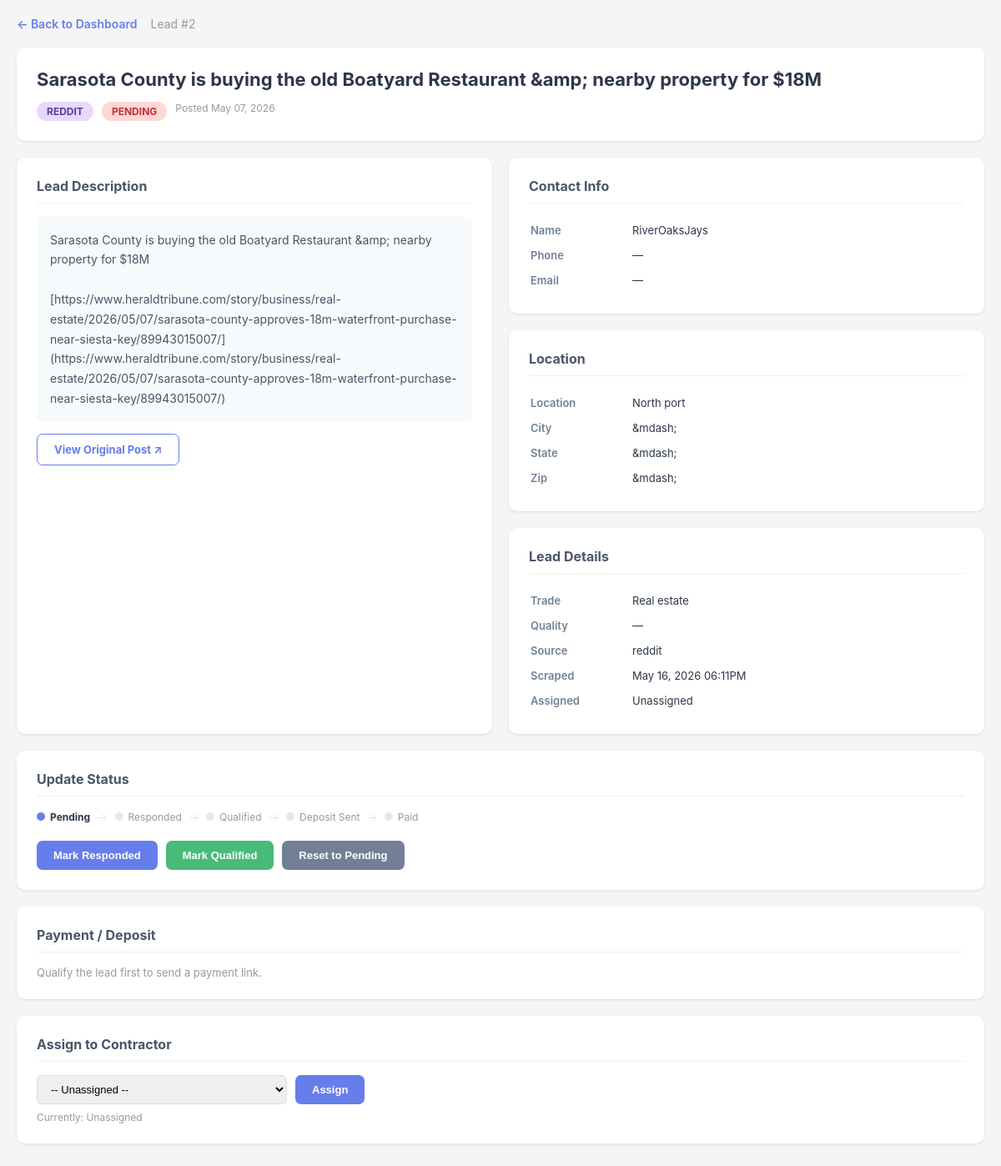
/lead/2 (signed in), run on the app's committed database.
### app.py (models this page shows)
class Lead(db.Model):
    __tablename__ = "leads"
    id = db.Column(db.Integer, primary_key=True)
    source = db.Column(db.String(100), index=True)  # reddit, facebook, craigslist, duckduckgo
    source_url = db.Column(db.String(1000))
    keyword = db.Column(db.String(200), index=True)  # electrician, plumber, contractor
    title = db.Column(db.String(500))
    description = db.Column(db.Text)
    post_text = db.Column(db.Text)  # Full original post
    customer_name = db.Column(db.String(255))
    phone = db.Column(db.String(50))
    email = db.Column(db.String(255))
    location = db.Column(db.String(255), index=True)
    city = db.Column(db.String(200))
    state = db.Column(db.String(10))
    zip_code = db.Column(db.String(10))
    lat = db.Column(db.Float, index=True)
    lon = db.Column(db.Float, index=True)
    urgency = db.Column(db.String(50))  # ASAP, this week, flexible
    quality_score = db.Column(db.Float)  # AI-determined quality (0-1)
    active = db.Column(db.Boolean, default=True, index=True)
    assigned_to = db.Column(db.Integer, db.ForeignKey("user.id"), nullable=True)
    status = db.Column(db.String(50), default="new", index=True)  # new, assigned, contacted, closed
    response_status = db.Column(db.String(50), default="pending", index=True)  # pending, responded, qualified, deposit_sent, deposit_paid
    review_status = db.Column(db.String(20), default="pending", index=True)  # pending, approved, rejected
    deposit_amount = db.Column(db.Float)
    deposit_paid_at = db.Column(db.DateTime)
    deposit_payment_link = db.Column(db.String(1000))
    stripe_session_id = db.Column(db.String(255))
    posted_at = db.Column(db.DateTime)  # When customer posted
    scraped_at = db.Column(db.DateTime, default=datetime.utcnow, index=True)
    assigned_at = db.Column(db.DateTime)
    ai_processed = db.Column(db.Boolean, default=False)
    ai_extracted_data = db.Column(db.JSON)  # Full AI extraction results

### app.py (the view)
@app.route("/lead/<int:lead_id>")
@login_required
def view_lead(lead_id):
    user = User.query.get(session["user_id"])
    lead = Lead.query.get_or_404(lead_id)
    if user.email != "admin@contractor.app" and lead.assigned_to != user.id:
        return jsonify({"error": "Unauthorized"}), 403
    return render_template("lead_review.html", lead=lead, user=user)

### app.py (called while the page is built)
def login_required(f):
    @wraps(f)
    def decorated_function(*args, **kwargs):
        if "user_id" not in session:
            return redirect(url_for("login"))
        return f(*args, **kwargs)
    return decorated_function

### templates/lead_review.html (shortened to what this page needs)
<!DOCTYPE html>
<html>
<head>
</head>
<body>
<div class="topbar">
    <a href="/dashboard" class="back-btn">&#8592; Back to Dashboard</a>
    <span class="lead-id">Lead #{{ lead.id }}</span>
</div>
<div class="card">
    <div class="lead-title">{{ lead.title or 'Untitled Lead' }}</div>
    <div class="lead-meta">
        {% if lead.source %}<span class="badge source">{{ lead.source }}</span>{% endif %}
        <span class="badge {{ (lead.response_status or 'pending')|replace('_', '-') }}">
            {{ (lead.response_status or 'pending')|replace('_', ' ')|title }}
        </span>
        {% if lead.posted_at %}
            <span style="font-size:12px;color:#999">Posted {{ lead.posted_at.strftime('%b %d, %Y') }}</span>
        {% endif %}
    </div>
</div>
<div class="two-col">
    <div class="card">
        <h2>Lead Description</h2>
        {% if lead.description or lead.post_text %}
            <div class="post-text">{{ lead.post_text or lead.description }}</div>
        {% else %}
            <p style="color:#999;font-size:13px">No description available.</p>
        {% endif %}
        {% if lead.source_url %}
            <div style="margin-top:14px">
                <a href="{{ lead.source_url }}" target="_blank" class="btn btn-outline" style="text-decoration:none;display:inline-block">View Original Post &#8599;</a>
            </div>
        {% endif %}
    </div>
    <div>
        <div class="card">
            <h2>Contact Info</h2>
            <table class="info-table">
                <tr><td>Name</td><td>{{ lead.customer_name or '&mdash;' }}</td></tr>
                <tr><td>Phone</td><td>
                    {% if lead.phone %}<a href="tel:{{ lead.phone }}" style="color:#667eea">{{ lead.phone }}</a>
                    {% else %}&mdash;{% endif %}
                </td></tr>
                <tr><td>Email</td><td>
                    {% if lead.email %}<a href="mailto:{{ lead.email }}" style="color:#667eea">{{ lead.email }}</a>
                    {% else %}&mdash;{% endif %}
                </td></tr>
            </table>
        </div>
        <div class="card">
            <h2>Location</h2>
            <table class="info-table">
                <tr><td>Location</td><td>{{ lead.location or '&mdash;' }}</td></tr>
                <tr><td>City</td><td>{{ lead.city or '&mdash;' }}</td></tr>
                <tr><td>State</td><td>{{ lead.state or '&mdash;' }}</td></tr>
                <tr><td>Zip</td><td>{{ lead.zip_code or '&mdash;' }}</td></tr>
            </table>
        </div>
        <div class="card">
            <h2>Lead Details</h2>
            <table class="info-table">
                <tr><td>Trade</td><td>{{ lead.detected_trade or lead.keyword or '&mdash;' }}</td></tr>
                <tr><td>Quality</td><td>
                    {% if lead.quality_score %}{{ "%.0f"|format(lead.quality_score * 100) }}%
                    {% else %}&mdash;{% endif %}
                </td></tr>
                <tr><td>Source</td><td>{{ lead.source or '&mdash;' }}</td></tr>
                <tr><td>Scraped</td><td>{{ lead.scraped_at.strftime('%b %d, %Y %I:%M%p') if lead.scraped_at else '&mdash;' }}</td></tr>
                <tr><td>Assigned</td><td>{{ lead.assigned_to or 'Unassigned' }}</td></tr>
            </table>
        </div>
    </div>
</div>
<div class="card">
    <h2>Update Status</h2>
    <div class="status-flow" style="margin-bottom:20px">
        {% set statuses = [('pending','Pending'), ('responded','Responded'), ('qualified','Qualified'), ('deposit_sent','Deposit Sent'), ('deposit_paid','Paid')] %}
        {% set current = lead.response_status or 'pending' %}
        {% set order = ['pending','responded','qualified','deposit_sent','deposit_paid'] %}
        {% set current_idx = order.index(current) if current in order else 0 %}
        {% for val, label in statuses %}
            {% set idx = loop.index0 %}
            <div class="status-step">
                <div class="status-dot {% if idx < current_idx %}done{% elif idx == current_idx %}active{% endif %}"></div>
                <span class="status-label {% if idx == current_idx %}active{% endif %}">{{ label }}</span>
            </div>
            {% if not loop.last %}<span class="status-arrow">&#8594;</span>{% endif %}
        {% endfor %}
    </div>
    <div class="btn-row">
        {% set rs = lead.response_status or 'pending' %}
        {% if rs in ['pending'] %}
            <button class="btn btn-blue" onclick="updateStatus('responded')">Mark Responded</button>
        {% endif %}
        {% if rs in ['pending', 'responded'] %}
            <button class="btn btn-green" onclick="updateStatus('qualified')">Mark Qualified</button>
        {% endif %}
        {% if rs in ['pending', 'responded', 'qualified', 'deposit_sent'] %}
            <button class="btn btn-gray" onclick="updateStatus('pending')">Reset to Pending</button>
        {% endif %}
    </div>
</div>
<div class="card">
    <h2>Payment / Deposit</h2>
    {% if lead.response_status == 'deposit_paid' %}
        <div class="payment-box">
            <strong style="color:#276749">&#10003; Deposit Paid</strong>
            <table class="info-table" style="margin-top:10px">
                <tr><td>Amount</td><td>${{ "%.2f"|format(lead.deposit_amount or 0) }}</td></tr>
                <tr><td>Paid At</td><td>{{ lead.deposit_paid_at.strftime('%b %d, %Y %I:%M%p') if lead.deposit_paid_at else '&mdash;' }}</td></tr>
                <tr><td>Session</td><td style="font-family:monospace;font-size:11px">{{ lead.stripe_session_id or '&mdash;' }}</td></tr>
            </table>
        </div>
    {% elif lead.response_status == 'qualified' %}
        <p style="font-size:13px;color:#718096;margin-bottom:14px">Lead is qualified. Generate a Stripe payment link to collect the deposit.</p>
        <button class="btn btn-green" onclick="sendPayment()">Generate Payment Link ($50)</button>
    {% else %}
        <p style="font-size:13px;color:#999">Qualify the lead first to send a payment link.</p>
    {% endif %}
</div>
{% if user.is_admin %}
<div class="card">
    <h2>Assign to Contractor</h2>
    <div class="assign-row">
        <select id="assignSelect">
            <option value="">-- Unassigned --</option>
        </select>
        <button class="btn btn-blue" onclick="assignLead()">Assign</button>
    </div>
    <p style="font-size:12px;color:#999;margin-top:8px">
        Currently: {% if lead.assigned_to %}User #{{ lead.assigned_to }}{% else %}Unassigned{% endif %}
    </p>
</div>
{% endif %}
</body>
</html>

### templates/lead_review.html (style rules this page uses)
* { margin: 0; padding: 0; box-sizing: border-box; }
body { font-family: -apple-system, BlinkMacSystemFont, 'Segoe UI', sans-serif; background: #f5f5f5; padding: 20px; }
.topbar { display: flex; align-items: center; gap: 16px; margin-bottom: 20px; }
.back-btn { color: #667eea; text-decoration: none; font-size: 14px; font-weight: 600; }
.lead-id { color: #999; font-size: 14px; }
.card { background: white; border-radius: 10px; box-shadow: 0 1px 3px rgba(0,0,0,0.1); padding: 24px; margin-bottom: 20px; }
.card h2 { font-size: 16px; font-weight: 700; color: #4a5568; margin-bottom: 16px; padding-bottom: 10px; border-bottom: 1px solid #f0f0f0; }
.lead-title { font-size: 22px; font-weight: 700; color: #2d3748; margin-bottom: 12px; line-height: 1.3; }
.lead-meta { display: flex; flex-wrap: wrap; gap: 10px; }
.badge { display: inline-block; padding: 4px 12px; border-radius: 12px; font-size: 12px; font-weight: 700; text-transform: uppercase; }
.badge.source { background: #e9d8fd; color: #553c9a; }
.badge.pending { background: #fed7d7; color: #c53030; }
.two-col { display: grid; grid-template-columns: 1fr 1fr; gap: 20px; }
.info-table { width: 100%; }
.info-table tr td:first-child { color: #718096; font-size: 13px; font-weight: 600; padding: 6px 0; width: 120px; }
.info-table tr td:last-child { font-size: 13px; color: #2d3748; padding: 6px 0; }
.post-text { font-size: 14px; line-height: 1.7; color: #4a5568; white-space: pre-wrap; max-height: 300px; overflow-y: auto; background: #f7fafc; padding: 16px; border-radius: 6px; }
.status-flow { display: flex; align-items: center; flex-wrap: wrap; gap: 8px; margin-bottom: 20px; }
.status-step { display: flex; align-items: center; gap: 6px; }
.status-dot { width: 10px; height: 10px; border-radius: 50%; background: #e2e8f0; }
.status-dot.active { background: #667eea; }
.status-label { font-size: 12px; color: #999; }
.status-label.active { font-weight: 700; color: #2d3748; }
.status-arrow { color: #e2e8f0; font-size: 14px; }
.btn-row { display: flex; flex-wrap: wrap; gap: 10px; }
.btn { padding: 10px 20px; border: none; border-radius: 7px; cursor: pointer; font-size: 13px; font-weight: 700; }
.btn-blue { background: #667eea; color: white; }
.btn-green { background: #48bb78; color: white; }
.btn-gray { background: #718096; color: white; }
.btn-outline { background: white; border: 1px solid #667eea; color: #667eea; }
.assign-row { display: flex; align-items: center; gap: 10px; }
.assign-row select { padding: 8px 12px; border: 1px solid #ddd; border-radius: 6px; font-size: 13px; flex: 1; max-width: 300px; }

### data on the page
Lead: id "2", title "Sarasota County is buying the old Boatyard Restaurant &amp; nearby property for $18M", source "REDDIT", response_status "PENDING", posted_at "May 07, 2026", post_text "Sarasota County is buying the old Boatyard Restaurant &amp; nearby property for $18M [https://www.heraldtribune.com/story/business/real-estate/2026/05/07/sarasota-county-approves-18m-waterfront-purchase-near-siesta-key/89943015007/](https://www.heraldtribune.com/story/business/real-estate/2026/05/07/sarasota-county-approves-18m-waterfront-purchase-near-siesta-key/89943015007/)", customer_name "RiverOaksJays", location "North port", city "&mdash;", state "&mdash;", zip_code "&mdash;", keyword "Real estate", source "reddit", scraped_at "May 16, 2026 06:11PM", assigned_to "Unassigned"

### other printed values
{{ label }} "Pending" "Responded" "Qualified" "Deposit Sent" "Paid"
